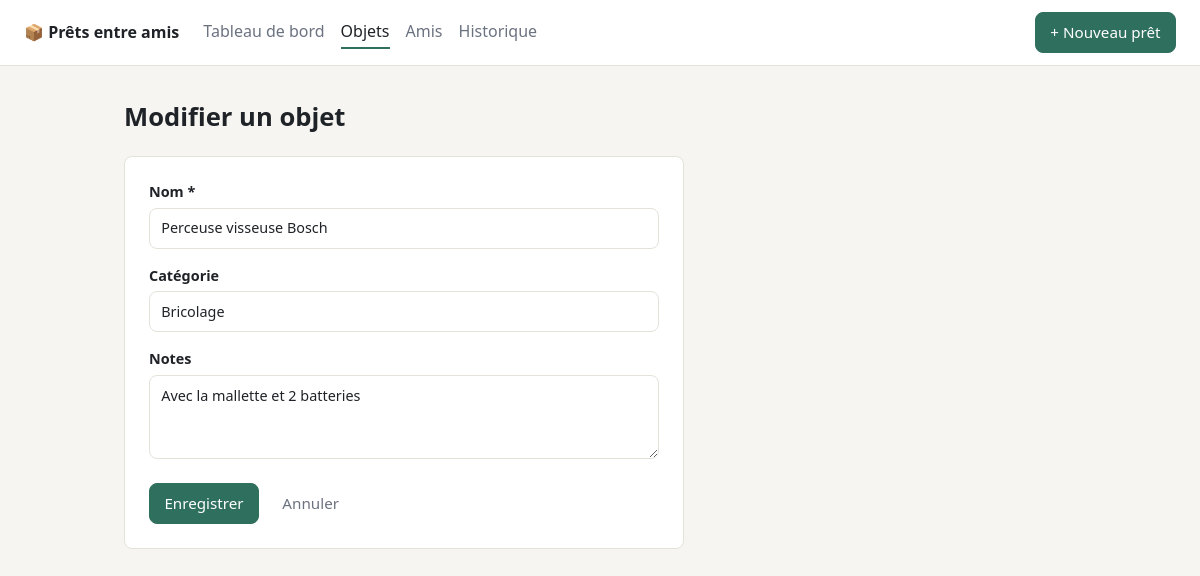
The app's page /items/1/edit with its own data.
### tables this page shows
CREATE TABLE items (
    id         INT UNSIGNED AUTO_INCREMENT PRIMARY KEY,
    name       VARCHAR(150) NOT NULL,
    category   VARCHAR(50)  NOT NULL DEFAULT 'Autre',
    notes      TEXT         NULL,
    created_at DATETIME     NOT NULL DEFAULT CURRENT_TIMESTAMP,
    KEY idx_items_category (category)
);

### src/Controller/ItemController.php (called while the page is built, shortened)
<?php
final class ItemController
{
    public function edit(int $id): void
    {
        $this->renderForm($this->findOrFail($id), [], $id);
    }
    private function findOrFail(int $id): array
    {
        return $this->items->find($id) ?? throw new HttpException(404);
    }
    private function renderForm(array $item, array $errors = [], ?int $id = null): void
    {
        $categories = array_values(array_unique([...self::DEFAULT_CATEGORIES, ...$this->items->categories()]));
        sort($categories);
        $this->view->render('items/form', [
            'title'      => $id ? 'Modifier un objet' : 'Ajouter un objet',
            'item'       => $item,
            'errors'     => $errors,
            'categories' => $categories,
            'action'     => $id ? "/items/$id" : '/items',
        ], $errors ? 422 : 200);
    }
}

### public/index.php (called while the page is built, shortened)
<?php
require __DIR__ . '/../src/helpers.php';
$view = new View(__DIR__ . '/../templates');
try {
    $pdo = Database::connection();
    $friendRepo = new FriendRepository($pdo);
    $itemRepo = new ItemRepository($pdo);
    $loanRepo = new LoanRepository($pdo);
    $dashboard = new DashboardController($view, $loanRepo);
    $friends = new FriendController($view, $friendRepo);
    $items = new ItemController($view, $itemRepo);
    $loans = new LoanController($view, $loanRepo, $itemRepo, $friendRepo);
    $router = new Router();
    $router->get('/', $dashboard->index(...));
    $router->get('/friends', $friends->index(...));
    $router->get('/friends/new', $friends->create(...));
    $router->post('/friends', $friends->store(...));
    $router->get('/friends/{id}/edit', $friends->edit(...));
    $router->post('/friends/{id}', $friends->update(...));
    $router->post('/friends/{id}/delete', $friends->delete(...));
    $router->get('/items', $items->index(...));
    $router->get('/items/new', $items->create(...));
    $router->post('/items', $items->store(...));
    $router->get('/items/{id}/edit', $items->edit(...));
    $router->post('/items/{id}', $items->update(...));
    $router->post('/items/{id}/delete', $items->delete(...));
    $router->get('/loans', $loans->history(...));
    $router->get('/loans/new', $loans->create(...));
    $router->post('/loans', $loans->store(...));
    $router->post('/loans/{id}/return', $loans->markReturned(...));
    $router->dispatch($_SERVER['REQUEST_METHOD'], $_SERVER['REQUEST_URI']);
} catch (HttpException $e) {
    $view->render('error', ['title' => $e->getMessage(), 'status' => $e->status], $e->status);
} catch (Throwable $e) {
    error_log((string) $e);
    $view->render('error', ['title' => 'Erreur serveur', 'status' => 500], 500);
}

### src/helpers.php (called while the page is built, shortened)
<?php
function e(mixed $value): string
{
    return htmlspecialchars((string) $value, ENT_QUOTES | ENT_SUBSTITUTE, 'UTF-8');
}

### src/Repository/ItemRepository.php (called while the page is built, shortened)
<?php
final class ItemRepository
{
    public function find(int $id): ?array
    {
        $stmt = $this->pdo->prepare('SELECT * FROM items WHERE id = ?');
        $stmt->execute([$id]);
        return $stmt->fetch() ?: null;
    }
}

### templates/items/form.php (the view, shortened to what this page needs)
<h1><?= e($title) ?></h1>
<form method="post" action="<?= e($action) ?>" class="form" novalidate>
    <label>Nom *
        <input type="text" name="name" value="<?= e($item['name']) ?>" maxlength="150" required autofocus
               <?= isset($errors['name']) ? 'aria-invalid="true"' : '' ?>>
    </label>
    <label>Catégorie
        <input type="text" name="category" value="<?= e($item['category']) ?>" maxlength="50" list="categories">
    </label>
    <label>Notes
        <textarea name="notes" rows="3" placeholder="État, accessoires fournis…"><?= e($item['notes'] ?? '') ?></textarea>
    </label>
    <div class="form-actions">
        <button class="btn btn-primary">Enregistrer</button>
        <a href="/items" class="btn btn-ghost">Annuler</a>
    </div>
</form>

### src/Router.php (shortened to what this page needs)
<?php
final class Router
{
    private array $routes = [];
    public function dispatch(string $method, string $uri): void
    {
        $path = rtrim(parse_url($uri, PHP_URL_PATH) ?: '/', '/') ?: '/';
        $pathMatched = false;
        foreach ($this->routes as [$routeMethod, $regex, $handler]) {
            if (!preg_match($regex, $path, $matches)) {
                continue;
            }
            $pathMatched = true;
            $params = array_map('intval', array_filter($matches, 'is_string', ARRAY_FILTER_USE_KEY));
            $handler(...$params);
            return;
        }
        throw new HttpException($pathMatched ? 405 : 404);
    }
    private function add(string $method, string $path, callable $handler): void
    {
        $regex = '#^' . preg_replace('#\{(\w+)\}#', '(?P<$1>\d+)', $path) . '$#';
        $this->routes[] = [$method, $regex, $handler];
    }
}

### public/style.css (style rules this page uses)
:root { --bg: #f6f5f1; --surface: #ffffff; --text: #1f2328; --muted: #6b7280; --border: #e5e2da; --primary: #2f6f5e; --primary-dark: #24574a; --danger: #b42318; --warn-bg: #fdf1e7; --warn: #b54708; --ok-bg: #e8f3ee; --info-bg: #eaf0fb; --info: #1e4fa3; --radius: 8px; font-family: system-ui, -apple-system, "Segoe UI", Roboto, sans-serif; color: var(--text); background: var(--bg); }
* { box-sizing: border-box; }
body { margin: 0; line-height: 1.5; }
a { color: var(--primary); }
h1 { font-size: 1.6rem; margin: 0 0 1.25rem; }
.btn { display: inline-block; padding: .5rem .9rem; border-radius: var(--radius); border: 1px solid var(--border); background: var(--surface); color: var(--text); font: inherit; font-size: .95rem; text-decoration: none; cursor: pointer; }
.btn-primary { background: var(--primary); border-color: var(--primary); color: #fff; }
.btn-ghost { background: transparent; border-color: transparent; color: var(--muted); }
.form { background: var(--surface); border: 1px solid var(--border); border-radius: var(--radius); padding: 1.5rem; max-width: 560px; }
.form label { display: block; font-weight: 600; font-size: .9rem; margin-bottom: 1rem; }
.form input, .form select, .form textarea { display: block; width: 100%; margin-top: .3rem; padding: .55rem .7rem; border: 1px solid var(--border); border-radius: var(--radius); font: inherit; font-weight: 400; background: var(--surface); color: var(--text); }
.form-actions { display: flex; gap: .5rem; margin-top: 1.5rem; }

### records on screen
items: name "Perceuse visseuse Bosch", category "Bricolage", notes "Avec la mallette et 2 batteries"

### other values on screen
$label "Tableau de bord"
$label "Objets"
$label "Amis"
$label "Historique"
